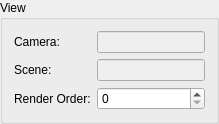
         <widget class="QGroupBox" name="viewGroupBox">
          <property name="title">
           <string>View</string>
          </property>
          <layout class="QGridLayout" name="gridLayout_12">
           <item row="0" column="0">
            <widget class="QLabel" name="label_27">
             <property name="text">
              <string>Camera:</string>
             </property>
            </widget>
           </item>
           <item row="0" column="2">
            <widget class="QLineEdit" name="viewCameraEdit">
             <property name="enabled">
              <bool>false</bool>
             </property>
            </widget>
           </item>
           <item row="1" column="0">
            <widget class="QLabel" name="label_28">
             <property name="text">
              <string>Scene:</string>
             </property>
            </widget>
           </item>
           <item row="1" column="2">
            <widget class="QLineEdit" name="viewSceneEdit">
             <property name="enabled">
              <bool>false</bool>
             </property>
            </widget>
           </item>
           <item row="2" column="0">
            <widget class="QLabel" name="label_117">
             <property name="text">
              <string>Render Order:</string>
             </property>
            </widget>
           </item>
           <item row="2" column="2">
            <widget class="QSpinBox" name="viewRenderOrderEdit">
             <property name="maximum">
              <number>9999</number>
             </property>
            </widget>
           </item>
          </layout>
         </widget>
